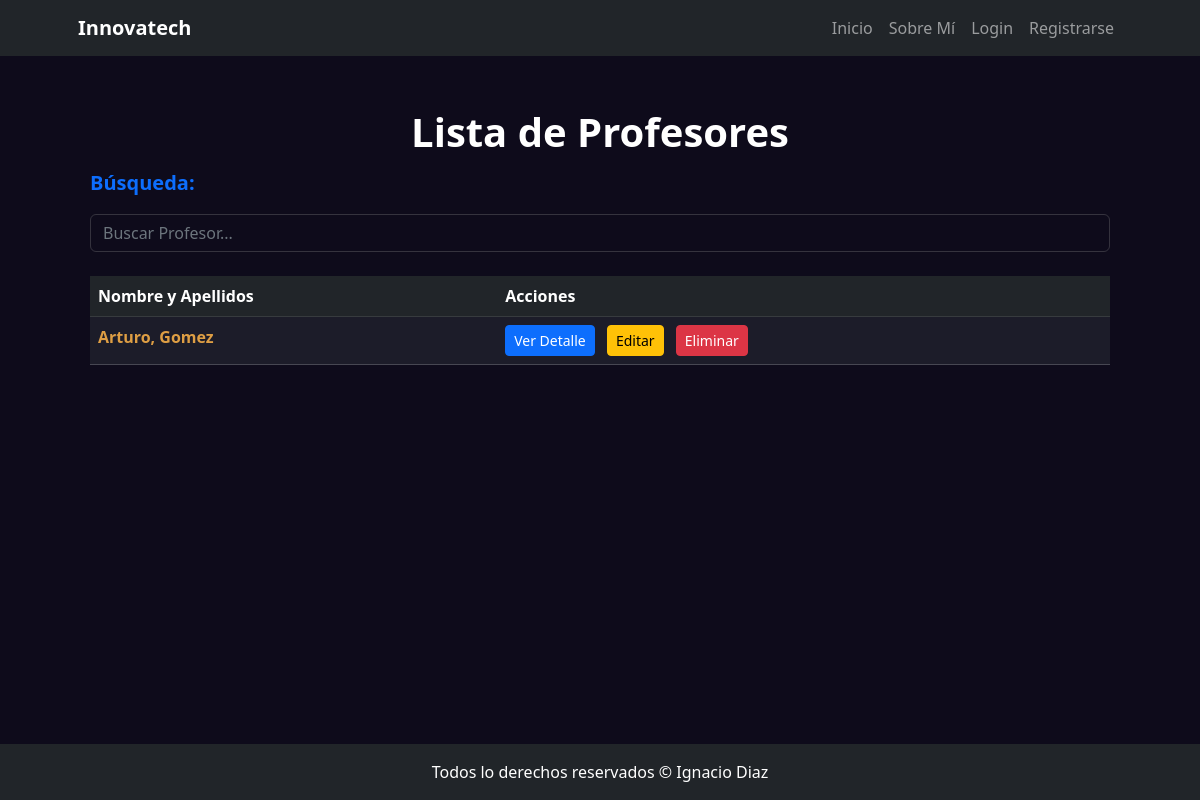
Before: /profesor/list/ with the older database file.
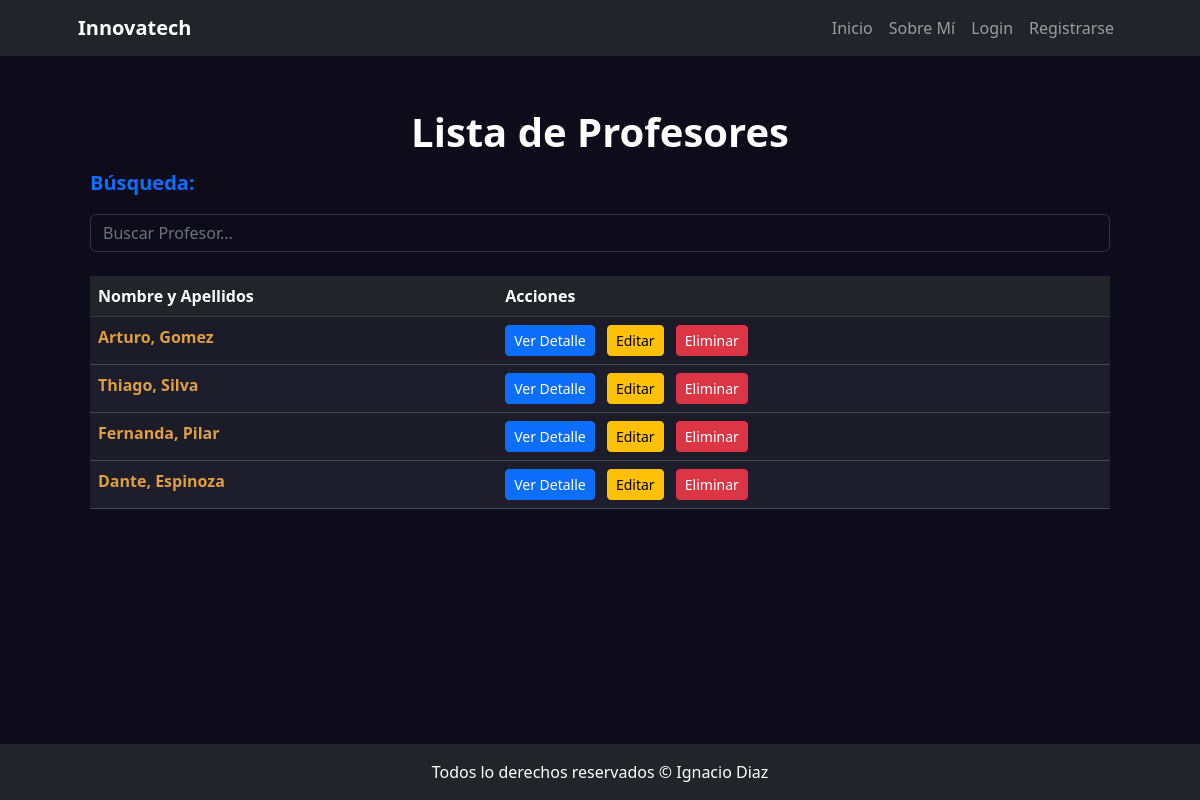
After: the same page with the newer database file.
### profesor/models.py (models this page shows, shortened)
class Profesor(models.Model):
    nombre = models.CharField(max_length=50)
    apellido = models.CharField(max_length=50)
    especializacion = models.CharField(max_length=100)
    correo_electronico = models.EmailField(unique=True)
    telefono = models.CharField(max_length=15)
    imagen = models.ImageField(upload_to='profesores/', null=True, blank=True)
    class Meta:
        verbose_name = 'Profesor'
        verbose_name_plural = 'Profesores'

### profesor/views.py (the view)
# urls.py: path("list/", views.ProfesorList.as_view(), name="list"),
class ProfesorList(ListView):
    model = models.Profesor
    def get_queryset(self) -> QuerySet:
        if self.request.GET.get("consulta"):
            consulta = self.request.GET.get("consulta")
            object_list = models.Profesor.objects.filter(
                Q(nombre__icontains=consulta) | Q(apellido__icontains=consulta))
        else:
            object_list = models.Profesor.objects.all()
        return object_list

### profesor/templates/profesor/profesor_list.html (shortened to what this page needs)
{% extends 'core/base.html' %}
{% block titulo %}Lista de Profesores{% endblock titulo %}
{% block contenido %}
    <div class="container">
        <div class="row">
            <form action="{% url 'profesor:list' %}" method="get">
                <label class="fs-5 fw-bold mb-3 text-primary">Búsqueda:</label>
                <input
                    type="text"
                    name="consulta"
                    class="form-control"
                    placeholder="Buscar Profesor..."
                >
            </form>
        </div>
        <div class="row my-4">
            <div class="col">
                {% if object_list %}
                    <table class="table table-striped table-hover"  style="background: #1d1d2b; border-color: #ffffff2f;">
                        <thead class="table-dark">
                            <tr>
                                <th scope="col">Nombre y Apellidos</th>
                                <th scope="col">Acciones</th>
                            </tr>
                        </thead>
                        <tbody>
                            {% for object in object_list %}
                                <tr>
                                    <td style="color: #de9e44" class="fw-bold">{{ object.nombre }}, {{object.apellido}}</td>
                                    <td>
                                        <a href="{% url 'profesor:detail' object.id %}" class="btn btn-primary btn-sm me-2">Ver Detalle</a>
                                        <a href="{% url 'profesor:update' object.id %}" class="btn btn-warning btn-sm me-2">Editar</a>
                                        <a href="{% url 'profesor:delete' object.id %}" class="btn btn-danger btn-sm">Eliminar</a>
                                    </td>
                                </tr>
                            {% endfor %}
                        </tbody>
                    </table>
                {% elif not object_list and request.GET.consulta %}
                    <p class="text-center py-4 m-2 fs-4 text-info text-bg-dark fw-bold rounded-4">
                        No hay Profesor registrado con ese nombre 🫤
                    </p>
                {% else %}
                    <p class="text-center py-4 m-2 fs-4 text-warning text-bg-dark fw-bold rounded-4">
                       Aún no hay Profesores registrados 📢
                    </p>
                {% endif %}
            </div>
        </div>
    </div>
{% endblock contenido %}

Changed rows visible on the page:
added Profesor: nombre "Thiago", apellido "Silva"
added Profesor: nombre "Fernanda", apellido "Pilar"
added Profesor: nombre "Dante", apellido "Espinoza"
